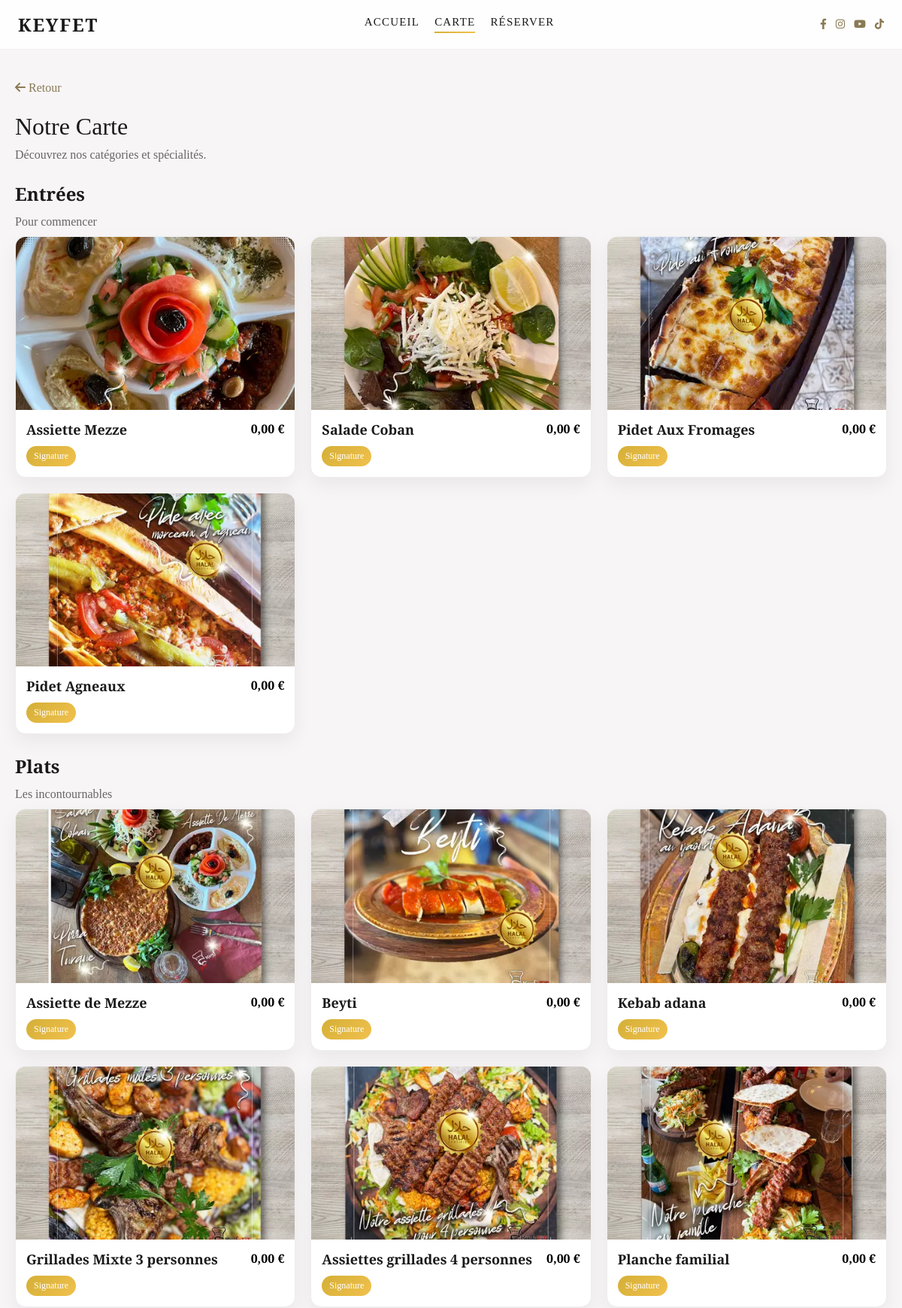
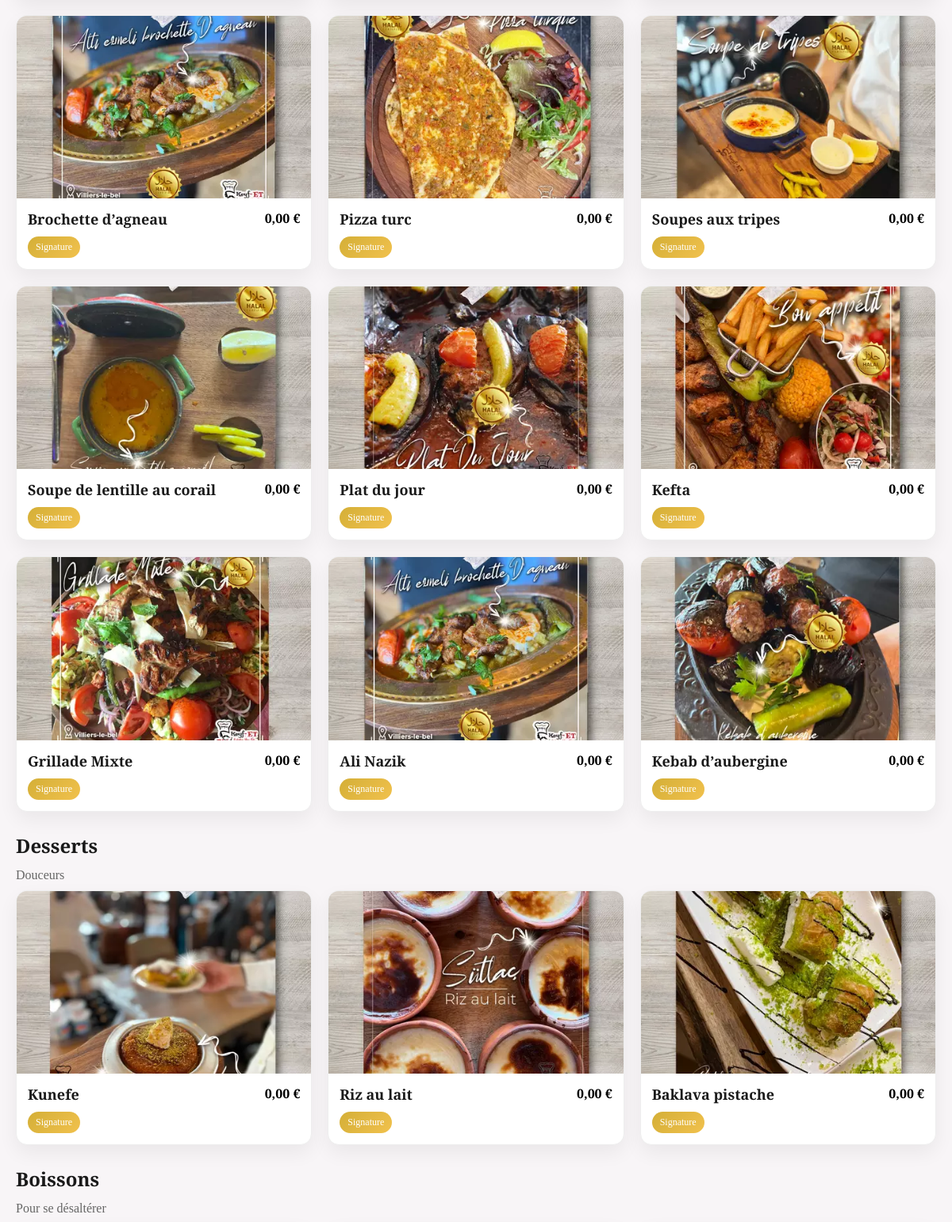
The page /carte.php (upper part) on the database its author committed (2 pictures, top to bottom).
### tables this page shows
CREATE TABLE `menu_categories` (
  `id` int UNSIGNED NOT NULL,
  `name` varchar(120) NOT NULL,
  `description` text,
  `position` smallint UNSIGNED NOT NULL DEFAULT '0',
  `active` tinyint(1) NOT NULL DEFAULT '1'
);

CREATE TABLE `menu_items` (
  `id` int UNSIGNED NOT NULL,
  `category_id` int UNSIGNED NOT NULL,
  `name` varchar(160) NOT NULL,
  `description` text,
  `image_url` varchar(255) DEFAULT NULL,
  `price` decimal(8,2) NOT NULL,
  `position` smallint UNSIGNED NOT NULL DEFAULT '0',
  `active` tinyint(1) NOT NULL DEFAULT '1'
);

### carte.php (the view, shortened to what this page needs)
<?php
require __DIR__ . '/config/db.php';
$cats = $pdo->query('SELECT id, name, description FROM menu_categories WHERE active=1 ORDER BY position ASC, id ASC')->fetchAll();
$itemsByCat = [];
if ($cats) {
    $stmt = $pdo->prepare('SELECT id, name, description, price, image_url FROM menu_items WHERE active=1 AND category_id=? ORDER BY position ASC, id ASC');
    foreach ($cats as $c) {
        $stmt->execute([$c['id']]);
        $itemsByCat[$c['id']] = $stmt->fetchAll();
    }
}
?>
<!doctype html>
<html lang="fr">
<head>
  <link rel="stylesheet" href="https://cdnjs.cloudflare.com/ajax/libs/font-awesome/6.0.0/css/all.min.css">
</head>
<body>
  <header class="site-header">
    <div class="header-inner">
      <a class="brand" href="index.php">Keyfet</a>
      <nav class="main-nav">
        <a href="index.php">Accueil</a>
        <a href="carte.php" class="active">Carte</a>
        <a href="reservation.php">Réserver</a>
      </nav>
      <div class="social-nav">
        <a href="#" aria-label="Facebook"><i class="fab fa-facebook-f"></i></a>
        <a href="#" aria-label="Instagram"><i class="fab fa-instagram"></i></a>
        <a href="#" aria-label="YouTube"><i class="fab fa-youtube"></i></a>
        <a href="#" aria-label="TikTok"><i class="fab fa-tiktok"></i></a>
      </div>
    </div>
  </header>
  <div class="wrap">
    <a class="back" href="index.php"><i class="fas fa-arrow-left"></i> Retour</a>
    <h1>Notre Carte</h1>
    <div class="muted">Découvrez nos catégories et spécialités.</div>
    <?php if (!$cats): ?>
      <p class="muted">La carte n'est pas encore disponible.</p>
    <?php else: ?>
      <?php foreach ($cats as $cat): ?>
        <div class="section">
          <h2><?php echo htmlspecialchars($cat['name'], ENT_QUOTES, 'UTF-8'); ?></h2>
          <?php if (!empty($cat['description'])): ?>
            <div class="muted" style="margin-bottom:10px"><?php echo htmlspecialchars($cat['description'], ENT_QUOTES, 'UTF-8'); ?></div>
          <?php endif; ?>
          <div class="grid">
            <?php $items = $itemsByCat[$cat['id']] ?? []; ?>
            <?php if (!$items): ?>
              <div class="muted">Aucun plat pour le moment.</div>
            <?php else: ?>
              <?php foreach ($items as $it): ?>
                <?php $img = $it['image_url'] ?: 'assets/img/videoframe_2626.png'; ?>
                <div class="card">
                  <div class="thumb"><img src="<?php echo htmlspecialchars($img, ENT_QUOTES, 'UTF-8'); ?>" alt="<?php echo htmlspecialchars($it['name'], ENT_QUOTES, 'UTF-8'); ?>"></div>
                  <div class="body">
                    <div class="title">
                      <h3><?php echo htmlspecialchars($it['name'], ENT_QUOTES, 'UTF-8'); ?></h3>
                      <div class="price"><?php echo number_format((float)$it['price'], 2, ',', ' '); ?> €</div>
                    </div>
                    <div class="badge">Signature</div>
                  </div>
                </div>
              <?php endforeach; ?>
            <?php endif; ?>
          </div>
        </div>
      <?php endforeach; ?>
    <?php endif; ?>
  </div>
</body>
</html>

### carte.php (style rules this page uses)
:root { --gold:#d4af37; }
body { margin:0;background:#f8f5f7;color:#1a1a1a;font-family: ui-serif, "Playfair Display", Georgia, serif }
.site-header { position:sticky;top:0;z-index:100;background:rgba(255,255,255,0.9);backdrop-filter:blur(12px);border-bottom:1px solid rgba(0,0,0,0.05); }
.header-inner { display:flex;align-items:center;justify-content:space-between;padding:16px 24px;max-width:1200px;margin:0 auto }
.brand { font-family:'Playfair Display',serif;font-size:24px;font-weight:600;color:#1a1a1a;text-decoration:none;letter-spacing:0.08em;text-transform:uppercase }
.main-nav { display:flex;gap:20px;align-items:center }
.main-nav a { font-size:15px;letter-spacing:0.08em;text-transform:uppercase;text-decoration:none;color:#1a1a1a;position:relative;padding-bottom:6px }
.main-nav a::after { content:'';position:absolute;left:0;bottom:0;width:100%;height:2px;background:linear-gradient(135deg,var(--gold) 0%,#f1c14d 100%);opacity:0;transform:scaleX(0);transform-origin:center;transition:transform .25s ease,opacity .25s ease }
.main-nav a:hover::after,.main-nav a.active::after { opacity:1;transform:scaleX(1) }
.social-nav { display:flex;gap:12px;color:#8a7a54 }
.social-nav a { color:#8a7a54;font-size:14px;transition:color .2s ease }
.wrap { max-width:1200px;margin:30px auto;padding:0 20px }
a.back { display:inline-block;margin:12px 0 24px;text-decoration:none;color:#8a7a54 }
h1 { font-family:'Playfair Display',serif;font-weight:500;margin:0 0 10px }
.muted { color:#666 }
.section { margin:26px 0 }
.section h2 { font-family:'Playfair Display',serif;font-weight:600;margin:0 0 12px }
.grid { display:grid;grid-template-columns:repeat(3,1fr);gap:20px }
.card { background:#fff;border:1px solid #eee;border-radius:14px;overflow:hidden;box-shadow:0 10px 25px rgba(0,0,0,.06);display:flex;flex-direction:column }
.thumb { position:relative;padding-top:62%;background:#eee;overflow:hidden }
.thumb img { position:absolute;inset:0;width:100%;height:100%;object-fit:cover;display:block;transition:transform .3s ease }
.body { padding:14px }
.title { display:flex;justify-content:space-between;align-items:flex-start;gap:10px }
.title h3 { margin:0;font-size:18px }
.price { font-weight:700;color:#000 }
.badge { display:inline-block;margin-top:10px;background:linear-gradient(135deg, var(--gold) 0%, #f1c14d 100%);color:#fff;padding:6px 10px;border-radius:999px;font-size:12px }

### rows shown on the page
menu_categories: name "Entrées", description "Pour commencer"
menu_items: image_url (picture), name "Assiette Mezze", price "0,00"
menu_items: image_url (picture), name "Salade Coban", price "0,00"
menu_items: image_url (picture), name "Pidet Aux Fromages", price "0,00"
menu_items: image_url (picture), name "Pidet Agneaux", price "0,00"
menu_categories: name "Plats", description "Les incontournables"
menu_items: image_url (picture), name "Assiette de Mezze", price "0,00"
menu_items: image_url (picture), name "Beyti", price "0,00"
menu_items: image_url (picture), name "Kebab adana", price "0,00"
menu_items: image_url (picture), name "Grillades Mixte 3 personnes", price "0,00"
menu_items: image_url (picture), name "Assiettes grillades 4 personnes", price "0,00"
menu_items: image_url (picture), name "Planche familial", price "0,00"
menu_items: image_url (picture), name "Brochette d’agneau", price "0,00"
menu_items: image_url (picture), name "Pizza turc", price "0,00"
menu_items: image_url (picture), name "Soupes aux tripes", price "0,00"
menu_items: image_url (picture), name "Soupe de lentille au corail", price "0,00"
menu_items: image_url (picture), name "Plat du jour", price "0,00"
menu_items: image_url (picture), name "Kefta", price "0,00"
menu_items: image_url (picture), name "Grillade Mixte", price "0,00"
menu_items: image_url (picture), name "Ali Nazik", price "0,00"
menu_items: image_url (picture), name "Kebab d’aubergine", price "0,00"
menu_categories: name "Desserts", description "Douceurs"
menu_items: image_url (picture), name "Kunefe", price "0,00"
menu_items: image_url (picture), name "Riz au lait", price "0,00"
menu_items: image_url (picture), name "Baklava pistache", price "0,00"
menu_categories: name "Boissons", description "Pour se désaltérer"
